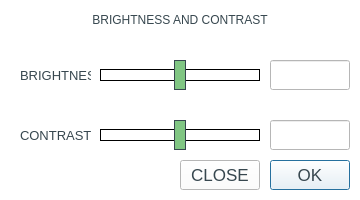
<?xml version="1.0" encoding="UTF-8"?>
<ui version="4.0">
 <class>Bright_Contrast</class>
 <widget class="QDialog" name="Bright_Contrast">
  <property name="geometry">
   <rect>
    <x>0</x>
    <y>0</y>
    <width>360</width>
    <height>200</height>
   </rect>
  </property>
  <property name="sizePolicy">
   <sizepolicy hsizetype="Fixed" vsizetype="Fixed">
    <horstretch>0</horstretch>
    <verstretch>0</verstretch>
   </sizepolicy>
  </property>
  <property name="minimumSize">
   <size>
    <width>360</width>
    <height>200</height>
   </size>
  </property>
  <property name="maximumSize">
   <size>
    <width>360</width>
    <height>200</height>
   </size>
  </property>
  <property name="windowTitle">
   <string>Dialog</string>
  </property>
  <property name="styleSheet">
   <string notr="true">background-color: #ffffff;
color: #37474f;</string>
  </property>
  <widget class="QLabel" name="label_4">
   <property name="geometry">
    <rect>
     <x>70</x>
     <y>10</y>
     <width>220</width>
     <height>20</height>
    </rect>
   </property>
   <property name="layoutDirection">
    <enum>Qt::LeftToRight</enum>
   </property>
   <property name="styleSheet">
    <string notr="true">color: #37474f;
text-align: center;
</string>
   </property>
   <property name="text">
    <string>BRIGHTNESS AND CONTRAST</string>
   </property>
   <property name="alignment">
    <set>Qt::AlignCenter</set>
   </property>
  </widget>
  <widget class="QSlider" name="Brightness_slider">
   <property name="geometry">
    <rect>
     <x>100</x>
     <y>60</y>
     <width>160</width>
     <height>30</height>
    </rect>
   </property>
   <property name="autoFillBackground">
    <bool>false</bool>
   </property>
   <property name="styleSheet">
    <string notr="true">QSlider::handle:horizontal {
    background: #80c683;
    border: 1px solid #37474f;
    width: 10px;
	margin: -10px 0px;

}

QSlider::groove:horizontal {
    border: 1px solid;
    height: 10px;
    margin: 0px;
}


</string>
   </property>
   <property name="minimum">
    <number>0</number>
   </property>
   <property name="maximum">
    <number>200</number>
   </property>
   <property name="singleStep">
    <number>1</number>
   </property>
   <property name="pageStep">
    <number>10</number>
   </property>
   <property name="value">
    <number>100</number>
   </property>
   <property name="sliderPosition">
    <number>100</number>
   </property>
   <property name="tracking">
    <bool>true</bool>
   </property>
   <property name="orientation">
    <enum>Qt::Horizontal</enum>
   </property>
   <property name="invertedAppearance">
    <bool>false</bool>
   </property>
   <property name="invertedControls">
    <bool>false</bool>
   </property>
   <property name="tickPosition">
    <enum>QSlider::TicksAbove</enum>
   </property>
   <property name="tickInterval">
    <number>0</number>
   </property>
  </widget>
  <widget class="QSlider" name="Contrast_slider">
   <property name="geometry">
    <rect>
     <x>100</x>
     <y>120</y>
     <width>160</width>
     <height>30</height>
    </rect>
   </property>
   <property name="autoFillBackground">
    <bool>false</bool>
   </property>
   <property name="styleSheet">
    <string notr="true">QSlider::handle:horizontal {
    background: #80c683;
    border: 1px solid #37474f;
    width: 10px;
	margin: -10px 0px;

}

QSlider::groove:horizontal {
    border: 1px solid;
    height: 10px;
    margin: 0px;
}</string>
   </property>
   <property name="minimum">
    <number>-100</number>
   </property>
   <property name="maximum">
    <number>100</number>
   </property>
   <property name="singleStep">
    <number>1</number>
   </property>
   <property name="pageStep">
    <number>10</number>
   </property>
   <property name="value">
    <number>0</number>
   </property>
   <property name="sliderPosition">
    <number>0</number>
   </property>
   <property name="tracking">
    <bool>true</bool>
   </property>
   <property name="orientation">
    <enum>Qt::Horizontal</enum>
   </property>
   <property name="invertedAppearance">
    <bool>false</bool>
   </property>
   <property name="invertedControls">
    <bool>false</bool>
   </property>
   <property name="tickPosition">
    <enum>QSlider::TicksAbove</enum>
   </property>
   <property name="tickInterval">
    <number>0</number>
   </property>
  </widget>
  <widget class="QPushButton" name="pushButton">
   <property name="geometry">
    <rect>
     <x>270</x>
     <y>160</y>
     <width>80</width>
     <height>30</height>
    </rect>
   </property>
   <property name="font">
    <font>
     <pointsize>13</pointsize>
    </font>
   </property>
   <property name="styleSheet">
    <string notr="true">color: #37474f;
</string>
   </property>
   <property name="text">
    <string>OK</string>
   </property>
  </widget>
  <widget class="QLabel" name="label">
   <property name="geometry">
    <rect>
     <x>20</x>
     <y>60</y>
     <width>71</width>
     <height>30</height>
    </rect>
   </property>
   <property name="font">
    <font>
     <pointsize>10</pointsize>
    </font>
   </property>
   <property name="text">
    <string>BRIGHTNESS</string>
   </property>
  </widget>
  <widget class="QLabel" name="label_2">
   <property name="geometry">
    <rect>
     <x>20</x>
     <y>120</y>
     <width>71</width>
     <height>30</height>
    </rect>
   </property>
   <property name="font">
    <font>
     <pointsize>10</pointsize>
    </font>
   </property>
   <property name="text">
    <string>CONTRAST</string>
   </property>
  </widget>
  <widget class="QLineEdit" name="lineEdit">
   <property name="geometry">
    <rect>
     <x>270</x>
     <y>60</y>
     <width>80</width>
     <height>30</height>
    </rect>
   </property>
   <property name="styleSheet">
    <string notr="true">color: #37474f;
border-color: #37474f;
border-width: 2px;
</string>
   </property>
   <property name="inputMask">
    <string/>
   </property>
   <property name="text">
    <string/>
   </property>
   <property name="maxLength">
    <number>32767</number>
   </property>
  </widget>
  <widget class="QLineEdit" name="lineEdit_2">
   <property name="geometry">
    <rect>
     <x>270</x>
     <y>120</y>
     <width>80</width>
     <height>30</height>
    </rect>
   </property>
   <property name="maxLength">
    <number>200</number>
   </property>
  </widget>
  <widget class="QPushButton" name="close">
   <property name="geometry">
    <rect>
     <x>180</x>
     <y>160</y>
     <width>80</width>
     <height>30</height>
    </rect>
   </property>
   <property name="font">
    <font>
     <pointsize>13</pointsize>
    </font>
   </property>
   <property name="styleSheet">
    <string notr="true">color: #37474f;
</string>
   </property>
   <property name="text">
    <string>CLOSE</string>
   </property>
  </widget>
 </widget>
 <resources/>
 <connections/>
</ui>
